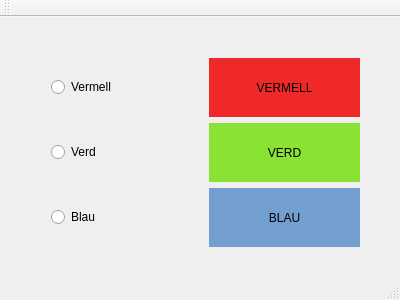
<?xml version="1.0" encoding="UTF-8"?>
<ui version="4.0">
 <class>colors</class>
 <widget class="QMainWindow" name="colors">
  <property name="geometry">
   <rect>
    <x>0</x>
    <y>0</y>
    <width>400</width>
    <height>300</height>
   </rect>
  </property>
  <property name="windowTitle">
   <string>colors</string>
  </property>
  <widget class="QWidget" name="centralWidget">
   <widget class="QWidget" name="">
    <property name="geometry">
     <rect>
      <x>40</x>
      <y>30</y>
      <width>331</width>
      <height>211</height>
     </rect>
    </property>
    <layout class="QVBoxLayout" name="verticalLayout">
     <item>
      <layout class="QHBoxLayout" name="horizontalLayout">
       <item>
        <widget class="QRadioButton" name="radioButton">
         <property name="text">
          <string>Vermell</string>
         </property>
        </widget>
       </item>
       <item>
        <widget class="QLabel" name="label">
         <property name="styleSheet">
          <string notr="true">background-color: rgb(239, 41, 41);</string>
         </property>
         <property name="text">
          <string>VERMELL</string>
         </property>
         <property name="alignment">
          <set>Qt::AlignCenter</set>
         </property>
        </widget>
       </item>
      </layout>
     </item>
     <item>
      <layout class="QHBoxLayout" name="horizontalLayout_2">
       <item>
        <widget class="QRadioButton" name="radioButton_2">
         <property name="text">
          <string>Verd</string>
         </property>
        </widget>
       </item>
       <item>
        <widget class="QLabel" name="label_2">
         <property name="styleSheet">
          <string notr="true">background-color: rgb(138, 226, 52);</string>
         </property>
         <property name="text">
          <string>VERD</string>
         </property>
         <property name="alignment">
          <set>Qt::AlignCenter</set>
         </property>
        </widget>
       </item>
      </layout>
     </item>
     <item>
      <layout class="QHBoxLayout" name="horizontalLayout_3">
       <item>
        <widget class="QRadioButton" name="radioButton_3">
         <property name="text">
          <string>Blau</string>
         </property>
        </widget>
       </item>
       <item>
        <widget class="QLabel" name="label_3">
         <property name="styleSheet">
          <string notr="true">background-color: rgb(114, 159, 207);</string>
         </property>
         <property name="text">
          <string>BLAU</string>
         </property>
         <property name="alignment">
          <set>Qt::AlignCenter</set>
         </property>
        </widget>
       </item>
      </layout>
     </item>
    </layout>
   </widget>
  </widget>
  <widget class="QToolBar" name="mainToolBar">
   <attribute name="toolBarArea">
    <enum>TopToolBarArea</enum>
   </attribute>
   <attribute name="toolBarBreak">
    <bool>false</bool>
   </attribute>
  </widget>
  <widget class="QStatusBar" name="statusBar"/>
 </widget>
 <layoutdefault spacing="6" margin="11"/>
 <resources/>
 <connections/>
</ui>
